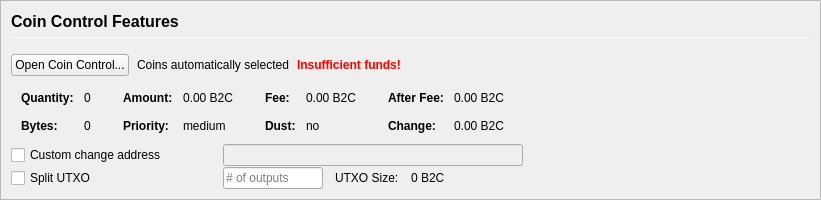
           <widget class="QFrame" name="frameCoinControl">
            <property name="sizePolicy">
             <sizepolicy hsizetype="Expanding" vsizetype="Expanding">
              <horstretch>0</horstretch>
              <verstretch>0</verstretch>
             </sizepolicy>
            </property>
            <property name="maximumSize">
             <size>
              <width>16777215</width>
              <height>16777215</height>
             </size>
            </property>
            <property name="frameShape">
             <enum>QFrame::StyledPanel</enum>
            </property>
            <property name="frameShadow">
             <enum>QFrame::Sunken</enum>
            </property>
            <layout class="QVBoxLayout" name="verticalLayoutCoinControl2">
             <property name="spacing">
              <number>0</number>
             </property>
             <property name="leftMargin">
              <number>0</number>
             </property>
             <property name="topMargin">
              <number>0</number>
             </property>
             <property name="rightMargin">
              <number>0</number>
             </property>
             <property name="bottomMargin">
              <number>0</number>
             </property>
             <item>
              <widget class="QFrame" name="frameCoinControl_BG">
               <layout class="QVBoxLayout" name="verticalLayoutCoinControl" stretch="0,0,0,0,0,0">
                <property name="spacing">
                 <number>1</number>
                </property>
                <property name="leftMargin">
                 <number>10</number>
                </property>
                <property name="topMargin">
                 <number>10</number>
                </property>
                <item>
                 <layout class="QHBoxLayout" name="horizontalLayoutCoinControl1">
                  <property name="bottomMargin">
                   <number>15</number>
                  </property>
                  <item>
                   <layout class="QVBoxLayout" name="verticalLayout_3">
                    <property name="spacing">
                     <number>6</number>
                    </property>
                    <item>
                     <widget class="QLabel" name="labelCoinControlFeatures">
                      <property name="sizePolicy">
                       <sizepolicy hsizetype="Preferred" vsizetype="Maximum">
                        <horstretch>0</horstretch>
                        <verstretch>0</verstretch>
                       </sizepolicy>
                      </property>
                      <property name="minimumSize">
                       <size>
                        <width>0</width>
                        <height>20</height>
                       </size>
                      </property>
                      <property name="font">
                       <font>
                        <pointsize>12</pointsize>
                        <weight>75</weight>
                        <bold>true</bold>
                       </font>
                      </property>
                      <property name="styleSheet">
                       <string notr="true">font-weight:bold;</string>
                      </property>
                      <property name="text">
                       <string>Coin Control Features</string>
                      </property>
                     </widget>
                    </item>
                    <item>
                     <widget class="Line" name="line">
                      <property name="minimumSize">
                       <size>
                        <width>0</width>
                        <height>1</height>
                       </size>
                      </property>
                      <property name="maximumSize">
                       <size>
                        <width>16777215</width>
                        <height>1</height>
                       </size>
                      </property>
                      <property name="orientation">
                       <enum>Qt::Horizontal</enum>
                      </property>
                     </widget>
                    </item>
                   </layout>
                  </item>
                 </layout>
                </item>
                <item>
                 <layout class="QHBoxLayout" name="horizontalLayoutCoinControl2" stretch="0,0,0,0">
                  <property name="spacing">
                   <number>8</number>
                  </property>
                  <property name="bottomMargin">
                   <number>10</number>
                  </property>
                  <item>
                   <widget class="QPushButton" name="pushButtonCoinControl">
                    <property name="styleSheet">
                     <string notr="true"/>
                    </property>
                    <property name="text">
                     <string>Open Coin Control...</string>
                    </property>
                    <property name="autoDefault">
                     <bool>false</bool>
                    </property>
                   </widget>
                  </item>
                  <item>
                   <widget class="QLabel" name="labelCoinControlAutomaticallySelected">
                    <property name="text">
                     <string>Coins automatically selected</string>
                    </property>
                    <property name="margin">
                     <number>5</number>
                    </property>
                   </widget>
                  </item>
                  <item>
                   <widget class="QLabel" name="labelCoinControlInsuffFunds">
                    <property name="font">
                     <font>
                      <weight>75</weight>
                      <bold>true</bold>
                     </font>
                    </property>
                    <property name="styleSheet">
                     <string notr="true">color:red;font-weight:bold;</string>
                    </property>
                    <property name="text">
                     <string>Insufficient funds!</string>
                    </property>
                    <property name="margin">
                     <number>5</number>
                    </property>
                   </widget>
                  </item>
                  <item>
                   <spacer name="horizontalSpacerCoinControl">
                    <property name="orientation">
                     <enum>Qt::Horizontal</enum>
                    </property>
                    <property name="sizeHint" stdset="0">
                     <size>
                      <width>40</width>
                      <height>1</height>
                     </size>
                    </property>
                   </spacer>
                  </item>
                 </layout>
                </item>
                <item>
                 <widget class="QWidget" name="widgetCoinControl" native="true">
                  <property name="sizePolicy">
                   <sizepolicy hsizetype="Preferred" vsizetype="Preferred">
                    <horstretch>0</horstretch>
                    <verstretch>0</verstretch>
                   </sizepolicy>
                  </property>
                  <property name="minimumSize">
                   <size>
                    <width>0</width>
                    <height>0</height>
                   </size>
                  </property>
                  <property name="styleSheet">
                   <string notr="true"/>
                  </property>
                  <layout class="QHBoxLayout" name="horizontalLayoutCoinControl5">
                   <property name="leftMargin">
                    <number>0</number>
                   </property>
                   <property name="topMargin">
                    <number>0</number>
                   </property>
                   <property name="rightMargin">
                    <number>0</number>
                   </property>
                   <property name="bottomMargin">
                    <number>0</number>
                   </property>
                   <item>
                    <layout class="QHBoxLayout" name="horizontalLayoutCoinControl3" stretch="0,0,0,1">
                     <property name="spacing">
                      <number>20</number>
                     </property>
                     <property name="topMargin">
                      <number>0</number>
                     </property>
                     <property name="bottomMargin">
                      <number>10</number>
                     </property>
                     <item>
                      <layout class="QFormLayout" name="formLayoutCoinControl1">
                       <property name="horizontalSpacing">
                        <number>10</number>
                       </property>
                       <property name="verticalSpacing">
                        <number>14</number>
                       </property>
                       <property name="leftMargin">
                        <number>10</number>
                       </property>
                       <property name="topMargin">
                        <number>4</number>
                       </property>
                       <property name="rightMargin">
                        <number>6</number>
                       </property>
                       <item row="0" column="0">
                        <widget class="QLabel" name="labelCoinControlQuantityText">
                         <property name="font">
                          <font>
                           <weight>75</weight>
                           <bold>true</bold>
                          </font>
                         </property>
                         <property name="text">
                          <string>Quantity:</string>
                         </property>
                         <property name="margin">
                          <number>0</number>
                         </property>
                        </widget>
                       </item>
                       <item row="0" column="1">
                        <widget class="QLabel" name="labelCoinControlQuantity">
                         <property name="cursor">
                          <cursorShape>IBeamCursor</cursorShape>
                         </property>
                         <property name="contextMenuPolicy">
                          <enum>Qt::ActionsContextMenu</enum>
                         </property>
                         <property name="text">
                          <string notr="true">0</string>
                         </property>
                         <property name="margin">
                          <number>0</number>
                         </property>
                         <property name="textInteractionFlags">
                          <set>Qt::LinksAccessibleByMouse|Qt::TextSelectableByKeyboard|Qt::TextSelectableByMouse</set>
                         </property>
                        </widget>
                       </item>
                       <item row="1" column="0">
                        <widget class="QLabel" name="labelCoinControlBytesText">
                         <property name="font">
                          <font>
                           <weight>75</weight>
                           <bold>true</bold>
                          </font>
                         </property>
                         <property name="text">
                          <string>Bytes:</string>
                         </property>
                        </widget>
                       </item>
                       <item row="1" column="1">
                        <widget class="QLabel" name="labelCoinControlBytes">
                         <property name="cursor">
                          <cursorShape>IBeamCursor</cursorShape>
                         </property>
                         <property name="contextMenuPolicy">
                          <enum>Qt::ActionsContextMenu</enum>
                         </property>
                         <property name="text">
                          <string notr="true">0</string>
                         </property>
                         <property name="textInteractionFlags">
                          <set>Qt::LinksAccessibleByMouse|Qt::TextSelectableByKeyboard|Qt::TextSelectableByMouse</set>
                         </property>
                        </widget>
                       </item>
                      </layout>
                     </item>
                     <item>
                      <layout class="QFormLayout" name="formLayoutCoinControl2">
                       <property name="horizontalSpacing">
                        <number>10</number>
                       </property>
                       <property name="verticalSpacing">
                        <number>14</number>
                       </property>
                       <property name="leftMargin">
                        <number>6</number>
                       </property>
                       <property name="topMargin">
                        <number>4</number>
                       </property>
                       <property name="rightMargin">
                        <number>6</number>
                       </property>
                       <item row="0" column="0">
                        <widget class="QLabel" name="labelCoinControlAmountText">
                         <property name="font">
                          <font>
                           <weight>75</weight>
                           <bold>true</bold>
                          </font>
                         </property>
                         <property name="text">
                          <string>Amount:</string>
                         </property>
                         <property name="margin">
                          <number>0</number>
                         </property>
                        </widget>
                       </item>
                       <item row="0" column="1">
                        <widget class="QLabel" name="labelCoinControlAmount">
                         <property name="cursor">
                          <cursorShape>IBeamCursor</cursorShape>
                         </property>
                         <property name="contextMenuPolicy">
                          <enum>Qt::ActionsContextMenu</enum>
                         </property>
                         <property name="text">
                          <string notr="true">0.00 B2C</string>
                         </property>
                         <property name="textInteractionFlags">
                          <set>Qt::LinksAccessibleByMouse|Qt::TextSelectableByKeyboard|Qt::TextSelectableByMouse</set>
                         </property>
                        </widget>
                       </item>
                       <item row="1" column="0">
                        <widget class="QLabel" name="labelCoinControlPriorityText">
                         <property name="font">
                          <font>
                           <weight>75</weight>
                           <bold>true</bold>
                          </font>
                         </property>
                         <property name="text">
                          <string>Priority:</string>
                         </property>
                        </widget>
                       </item>
                       <item row="1" column="1">
                        <widget class="QLabel" name="labelCoinControlPriority">
                         <property name="cursor">
                          <cursorShape>IBeamCursor</cursorShape>
                         </property>
                         <property name="contextMenuPolicy">
                          <enum>Qt::ActionsContextMenu</enum>
                         </property>
                         <property name="text">
                          <string>medium</string>
                         </property>
                         <property name="textInteractionFlags">
                          <set>Qt::LinksAccessibleByMouse|Qt::TextSelectableByKeyboard|Qt::TextSelectableByMouse</set>
                         </property>
                        </widget>
                       </item>
                      </layout>
                     </item>
                     <item>
                      <layout class="QFormLayout" name="formLayoutCoinControl3">
                       <property name="horizontalSpacing">
                        <number>10</number>
                       </property>
                       <property name="verticalSpacing">
                        <number>14</number>
                       </property>
                       <property name="leftMargin">
                        <number>6</number>
                       </property>
                       <property name="topMargin">
                        <number>4</number>
                       </property>
                       <property name="rightMargin">
                        <number>6</number>
                       </property>
                       <item row="0" column="0">
                        <widget class="QLabel" name="labelCoinControlFeeText">
                         <property name="font">
                          <font>
                           <weight>75</weight>
                           <bold>true</bold>
                          </font>
                         </property>
                         <property name="text">
                          <string>Fee:</string>
                         </property>
                         <property name="margin">
                          <number>0</number>
                         </property>
                        </widget>
                       </item>
                       <item row="0" column="1">
                        <widget class="QLabel" name="labelCoinControlFee">
                         <property name="cursor">
                          <cursorShape>IBeamCursor</cursorShape>
                         </property>
                         <property name="contextMenuPolicy">
                          <enum>Qt::ActionsContextMenu</enum>
                         </property>
                         <property name="text">
                          <string notr="true">0.00 B2C</string>
                         </property>
                         <property name="textInteractionFlags">
                          <set>Qt::LinksAccessibleByMouse|Qt::TextSelectableByKeyboard|Qt::TextSelectableByMouse</set>
                         </property>
                        </widget>
                       </item>
                       <item row="1" column="0">
                        <widget class="QLabel" name="labelCoinControlLowOutputText">
                         <property name="font">
                          <font>
                           <weight>75</weight>
                           <bold>true</bold>
                          </font>
                         </property>
                         <property name="text">
                          <string>Dust:</string>
                         </property>
                        </widget>
                       </item>
                       <item row="1" column="1">
                        <widget class="QLabel" name="labelCoinControlLowOutput">
                         <property name="cursor">
                          <cursorShape>IBeamCursor</cursorShape>
                         </property>
                         <property name="contextMenuPolicy">
                          <enum>Qt::ActionsContextMenu</enum>
                         </property>
                         <property name="text">
                          <string>no</string>
                         </property>
                         <property name="textInteractionFlags">
                          <set>Qt::LinksAccessibleByMouse|Qt::TextSelectableByKeyboard|Qt::TextSelectableByMouse</set>
                         </property>
                        </widget>
                       </item>
                      </layout>
                     </item>
                     <item>
                      <layout class="QFormLayout" name="formLayoutCoinControl4">
                       <property name="horizontalSpacing">
                        <number>10</number>
                       </property>
                       <property name="verticalSpacing">
                        <number>14</number>
                       </property>
                       <property name="leftMargin">
                        <number>6</number>
                       </property>
                       <property name="topMargin">
                        <number>4</number>
                       </property>
                       <property name="rightMargin">
                        <number>6</number>
                       </property>
                       <item row="0" column="0">
                        <widget class="QLabel" name="labelCoinControlAfterFeeText">
                         <property name="font">
                          <font>
                           <weight>75</weight>
                           <bold>true</bold>
                          </font>
                         </property>
                         <property name="text">
                          <string>After Fee:</string>
                         </property>
                         <property name="margin">
                          <number>0</number>
                         </property>
                        </widget>
                       </item>
                       <item row="0" column="1">
                        <widget class="QLabel" name="labelCoinControlAfterFee">
                         <property name="cursor">
                          <cursorShape>IBeamCursor</cursorShape>
                         </property>
                         <property name="contextMenuPolicy">
                          <enum>Qt::ActionsContextMenu</enum>
                         </property>
                         <property name="text">
                          <string notr="true">0.00 B2C</string>
                         </property>
                         <property name="textInteractionFlags">
                          <set>Qt::LinksAccessibleByMouse|Qt::TextSelectableByKeyboard|Qt::TextSelectableByMouse</set>
                         </property>
                        </widget>
                       </item>
                       <item row="1" column="0">
                        <widget class="QLabel" name="labelCoinControlChangeText">
                         <property name="font">
                          <font>
                           <weight>75</weight>
                           <bold>true</bold>
                          </font>
                         </property>
                         <property name="text">
                          <string>Change:</string>
                         </property>
                        </widget>
                       </item>
                       <item row="1" column="1">
                        <widget class="QLabel" name="labelCoinControlChange">
                         <property name="cursor">
                          <cursorShape>IBeamCursor</cursorShape>
                         </property>
                         <property name="contextMenuPolicy">
                          <enum>Qt::ActionsContextMenu</enum>
                         </property>
                         <property name="text">
                          <string notr="true">0.00 B2C</string>
                         </property>
                         <property name="textInteractionFlags">
                          <set>Qt::LinksAccessibleByMouse|Qt::TextSelectableByKeyboard|Qt::TextSelectableByMouse</set>
                         </property>
                        </widget>
                       </item>
                      </layout>
                     </item>
                    </layout>
                   </item>
                  </layout>
                 </widget>
                </item>
                <item>
                 <layout class="QHBoxLayout" name="horizontalLayoutCoinControl4">
                  <property name="spacing">
                   <number>12</number>
                  </property>
                  <property name="sizeConstraint">
                   <enum>QLayout::SetDefaultConstraint</enum>
                  </property>
                  <property name="topMargin">
                   <number>0</number>
                  </property>
                  <property name="rightMargin">
                   <number>0</number>
                  </property>
                  <item>
                   <widget class="QCheckBox" name="checkBoxCoinControlChange">
                    <property name="sizePolicy">
                     <sizepolicy hsizetype="Preferred" vsizetype="Preferred">
                      <horstretch>0</horstretch>
                      <verstretch>0</verstretch>
                     </sizepolicy>
                    </property>
                    <property name="minimumSize">
                     <size>
                      <width>200</width>
                      <height>0</height>
                     </size>
                    </property>
                    <property name="maximumSize">
                     <size>
                      <width>200</width>
                      <height>16777215</height>
                     </size>
                    </property>
                    <property name="toolTip">
                     <string>If this is activated, but the change address is empty or invalid, change will be sent to a newly generated address.</string>
                    </property>
                    <property name="text">
                     <string>Custom change address</string>
                    </property>
                   </widget>
                  </item>
                  <item>
                   <widget class="QValidatedLineEdit" name="lineEditCoinControlChange">
                    <property name="enabled">
                     <bool>false</bool>
                    </property>
                    <property name="sizePolicy">
                     <sizepolicy hsizetype="Preferred" vsizetype="Preferred">
                      <horstretch>0</horstretch>
                      <verstretch>0</verstretch>
                     </sizepolicy>
                    </property>
                    <property name="minimumSize">
                     <size>
                      <width>300</width>
                      <height>0</height>
                     </size>
                    </property>
                   </widget>
                  </item>
                  <item>
                   <widget class="QLabel" name="labelCoinControlChangeLabel">
                    <property name="sizePolicy">
                     <sizepolicy hsizetype="Preferred" vsizetype="Preferred">
                      <horstretch>0</horstretch>
                      <verstretch>0</verstretch>
                     </sizepolicy>
                    </property>
                    <property name="minimumSize">
                     <size>
                      <width>100</width>
                      <height>0</height>
                     </size>
                    </property>
                    <property name="text">
                     <string/>
                    </property>
                    <property name="margin">
                     <number>3</number>
                    </property>
                   </widget>
                  </item>
                 </layout>
                </item>
                <item>
                 <layout class="QHBoxLayout" name="horizontalLayoutCoinControl6">
                  <property name="spacing">
                   <number>12</number>
                  </property>
                  <property name="rightMargin">
                   <number>0</number>
                  </property>
                  <item>
                   <widget class="QCheckBox" name="splitBlockCheckBox">
                    <property name="sizePolicy">
                     <sizepolicy hsizetype="Preferred" vsizetype="Preferred">
                      <horstretch>0</horstretch>
                      <verstretch>0</verstretch>
                     </sizepolicy>
                    </property>
                    <property name="minimumSize">
                     <size>
                      <width>200</width>
                      <height>0</height>
                     </size>
                    </property>
                    <property name="maximumSize">
                     <size>
                      <width>200</width>
                      <height>16777215</height>
                     </size>
                    </property>
                    <property name="text">
                     <string>Split UTXO</string>
                    </property>
                   </widget>
                  </item>
                  <item>
                   <widget class="QLineEdit" name="splitBlockLineEdit">
                    <property name="sizePolicy">
                     <sizepolicy hsizetype="Preferred" vsizetype="Preferred">
                      <horstretch>50</horstretch>
                      <verstretch>0</verstretch>
                     </sizepolicy>
                    </property>
                    <property name="minimumSize">
                     <size>
                      <width>100</width>
                      <height>0</height>
                     </size>
                    </property>
                    <property name="maximumSize">
                     <size>
                      <width>100</width>
                      <height>16777215</height>
                     </size>
                    </property>
                    <property name="placeholderText">
                     <string># of outputs</string>
                    </property>
                   </widget>
                  </item>
                  <item>
                   <widget class="QLabel" name="labelBlockSizeText">
                    <property name="text">
                     <string>UTXO Size:</string>
                    </property>
                   </widget>
                  </item>
                  <item>
                   <widget class="QLabel" name="labelBlockSize">
                    <property name="text">
                     <string>0 B2C</string>
                    </property>
                   </widget>
                  </item>
                  <item>
                   <spacer name="horizontalSpacer_7">
                    <property name="orientation">
                     <enum>Qt::Horizontal</enum>
                    </property>
                    <property name="sizeHint" stdset="0">
                     <size>
                      <width>40</width>
                      <height>20</height>
                     </size>
                    </property>
                   </spacer>
                  </item>
                 </layout>
                </item>
                <item>
                 <spacer name="verticalSpacerCoinControl">
                  <property name="orientation">
                   <enum>Qt::Vertical</enum>
                  </property>
                  <property name="sizeHint" stdset="0">
                   <size>
                    <width>800</width>
                    <height>1</height>
                   </size>
                  </property>
                 </spacer>
                </item>
               </layout>
              </widget>
             </item>
            </layout>
           </widget>
